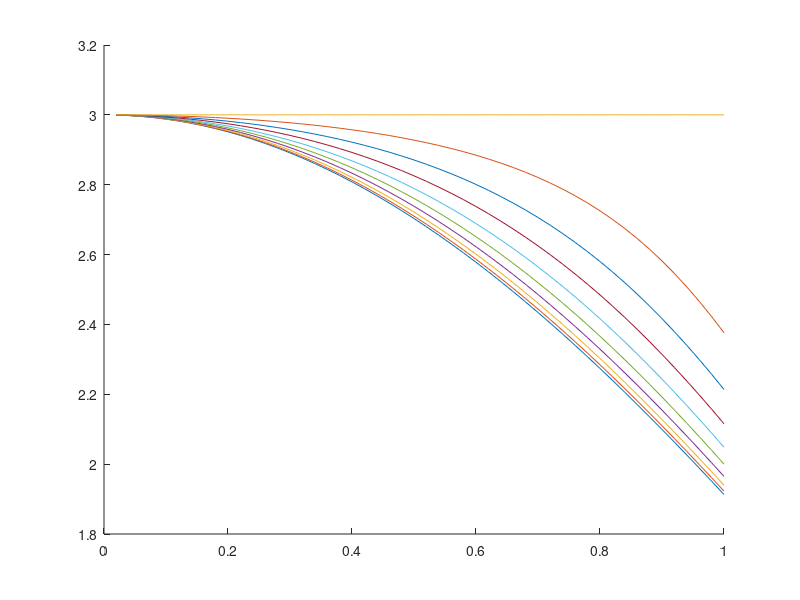
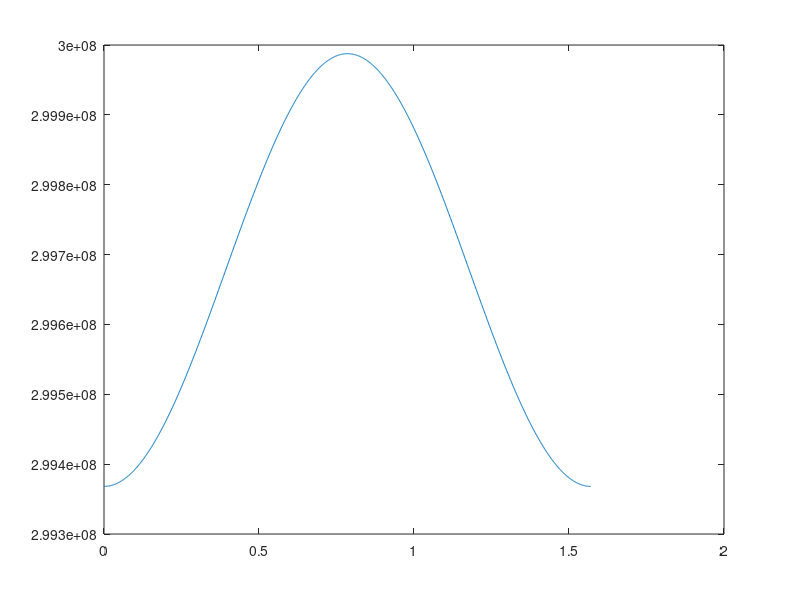

These charts were generated, in order, by the following MATLAB code:
clc
clear

f0 = 10*10^9;
omega0 = 2*pi*f0;
c0 = 3*10^8;

k = omega0/c0;
lambda0 = c0/f0;

dx = (lambda0/100):(lambda0/100):lambda0/2;

figure(1);
hold on;
for ti = 0.1:0.1:1
    dt = ti*dx/c0;
    vp = (2./(k*dt)).*asin(c0.*dt.*sin(k*dx/2)./dx);
    plot(k*dx/pi, vp*10^(-8));
end

figure(2);
theta = 0:0.001:pi/2;
dx = lambda0/20;
dt = 0.7*dx/c0;
vp = (2./(k*dt)).*asin(c0.*dt.*sqrt(sin(k.*cos(theta).*dx./2).^2+sin(k.*sin(theta).*dx./2).^2)./dx);
plot(theta, vp);

% cylinder_options = [3, 1, 3.4, 1.2, 0]; % [x0, R, e_r, sigma_r, y0]
% simulation_options = [10, 10, 12, 10*10^9]; % [X0, Y0, Tn, f0]
% boundary = "PML"; % Type of boundary condition
% boundary_case = "full"; % boundaries only in the left side
% PML_options = [8, 2, 10^(-6)]; % [Npml, power, R]
% 
% [Ez_p, Hx_p, Hy_p] = CylinderScattering(cylinder_options, simulation_options, ...
%     boundary, boundary_case, PML_options);
% 
% for k = 1:size(Ez_p, 3)
%     pcolor(Ez_p(:, :, k));
%     shading interp;
%     colormap default;
%     drawnow;
% end